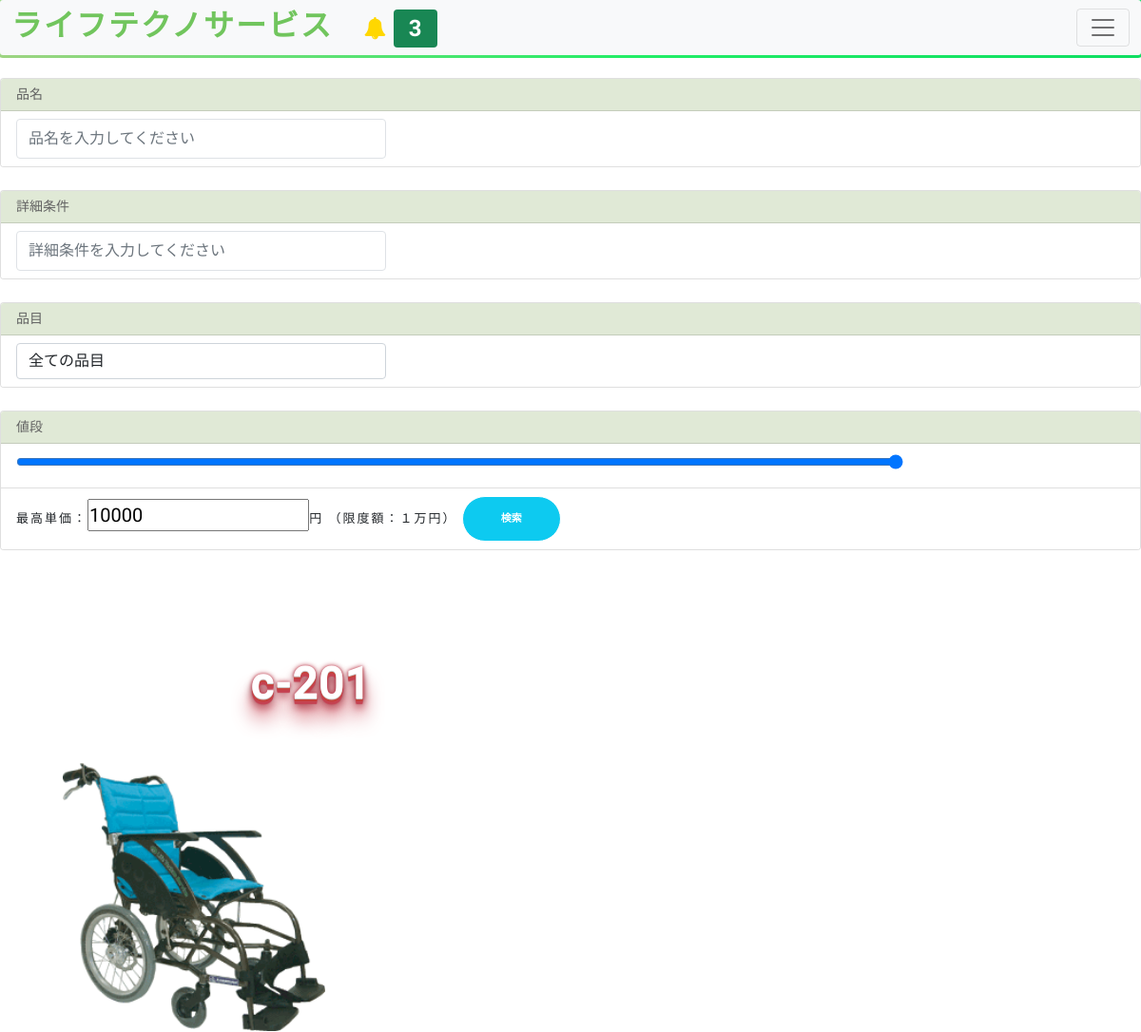
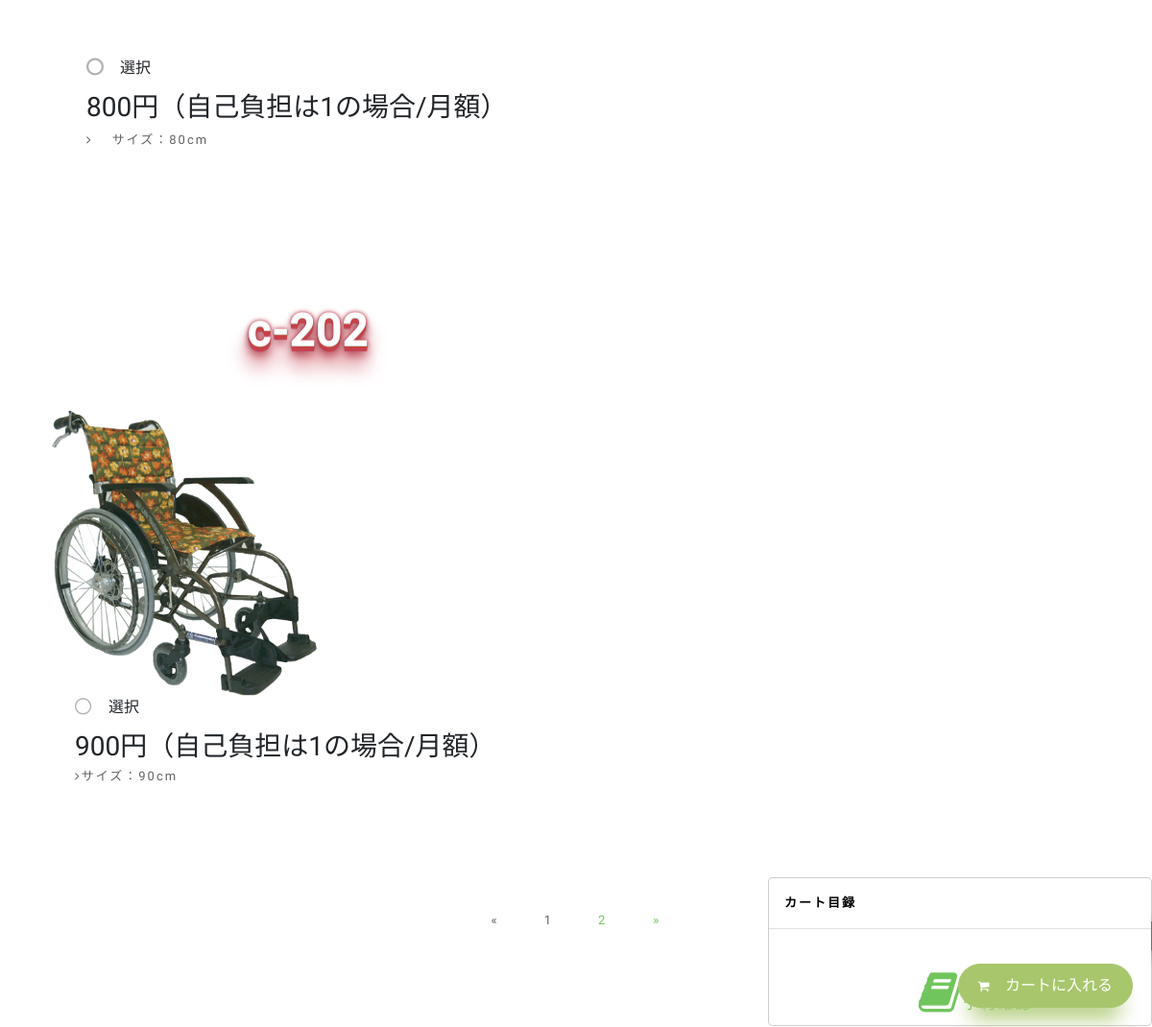
/order/ (signed in), run on the app's committed database (2 pictures, top to bottom).
### customer/models.py (models this page shows, shortened)
class MenuItem(models.Model):
    name = models.CharField(max_length=100)
    description = models.TextField()
    image = models.ImageField(upload_to='menu_images/', blank=True)
    price = models.IntegerField()
    category = models.ManyToManyField('Category', related_name='item')

### customer/views.py (the view, shortened to what this page needs)
# urls.py: path('', Order.as_view(), name='order'),
class Order(View):
    def get(self, request, *args, **kwargs):
        items_list = MenuItem.objects.all()
        categories = Category.objects.all()
        unorders = None
        if request.user.is_authenticated:
            unpaid_orders = OrderModel.objects.filter(user=request.user, is_paid=False)
            if unpaid_orders:
                unorders = unpaid_orders[0].items.all()
        name = request.GET.get('name')
        detail = request.GET.get('detail')
        category = request.GET.get('category')
        maxPrice = request.GET.get('maxPrice')
        if name != ' ' and name is not None:
            items_list = items_list.filter(name__icontains=name)
        if detail != ' ' and detail is not None:
            items_list = items_list.filter(description__icontains=detail)
        if maxPrice != ' ' and maxPrice is not None:
            items_list = items_list.filter(price__range=(0, maxPrice))
        if category != ' ' and category is not None and category != '全ての品目':
            items_list = items_list.filter(category__name__icontains=category)
        price = 0
        if request.user.is_authenticated:
            if unpaid_orders:
                for item in unorders:
                    price += item.get_total_item_price
        page = request.GET.get('page', 1)
        paginator = Paginator(items_list, 2)
        items = paginator.page(page)
        context = {
            'unorders': unorders,
            'price': price,
            'items':items,
            'categories':categories
        }
        return render(request, 'customer/order.html', context)

### customer/models.py (called while the page is built)
    def __str__(self):
        return self.name

### home/templatetags/custom_tags.py (called while the page is built)
@register.inclusion_tag('show_notifications.html', takes_context=True)
def show_notifications(context):
    request_user = context['request'].user
    notifications = Notification.objects.filter(to_user=request_user).exclude(user_has_seen=True).order_by('-date')
    return {'notifications': notifications}

### customer/templates/customer/order.html (shortened to what this page needs)
{% extends 'base.html' %}
{% load static %}
{% block content %}
<br>
<form method="GET">
  <div class="card mb-4">
    <h5 class="card-header" style="background-color: #E0E9D6;">品名</h5>
      <div class="list-group list-group-flush">
        <li class="list-group-item">
            <div class="form-group col-md-4">
              <input class="form-control py-2 border-right-0 border" type="search" name="name" placeholder="品名を入力してください">
            </div>
        </li>
      </div>
  </div>
  <div class="card mb-4">
    <h5 class="card-header" style="background-color: #E0E9D6;">詳細条件</h5>
      <div class="list-group list-group-flush">
        <li class="list-group-item">
            <div class="form-group col-md-4">
              <input class="form-control py-2 border-right-0 border" type="search" name="detail" placeholder="詳細条件を入力してください">
            </div>
        </li>
      </div>
  </div>
  <div class="card mb-4">
    <h5 class="card-header" style="background-color: #E0E9D6;">品目</h5>
      <div class="list-group list-group-flush">
        <li class="list-group-item">
            <div class="form-group col-md-4">
              <select name="category" id="category" class="form-control">
                <option selected>全ての品目</option>
              </select>
            </div>
        </li>
      </div>
  </div>
  <div class="card mb-4">
    <h5 class="card-header" style="background-color: #E0E9D6;">値段</h5>
        <div class="list-group list-group-flush">
          <li class="list-group-item">
            <input type="range" value="10000"　id="rangeInput" oninput="maxPrice.value=this.value"　min="0" max="10000" style="width:80%">
          </li>
          <li class="list-group-item">
            最高単価：<input type="number" value="10000" style="width:20%; font-size:20px;" onkeyup="rangeInput.value=this.value" id="maxPrice" name="maxPrice" min="0" max="10000">円
            （限度額：１万円）
            <button id="priceFilterBtn" class="btn btn-info btn-sm">検索</button>
          </li>
        </div>
  </div>
</form>
<div id="slideOut" style="z-index: 2;">
  <div class="slideOutTab">
  <div class="p-10" >&emsp;カートを開く</div>
  </div>
  <div class="modal-content">
    <div class="modal-header">
      <h4 class="modal-title">カート目録</h4>
    </div>
    <div class="modal-body">
{% if user.is_authenticated %}
      <div class="container text-center" style="position: absolute; bottom: 10px;">
        <a href="{% url 'cart' %}"><i style="font-size: 3rem;" class="fa fa-book mr-2"></i>予約確認</a>
      </div>
  {% else %}
    ログインが必要です。
  {% endif %}
    </div>
  </div>
</div>
{% if items %}
<div class="container mb-5">
    <div class="row justify-content-center mt-1">
        <form method="POST">
            <section id="about-us" class="about-us padd-section">
                {% for item in items %}
                <div class="container" data-aos="fade-up">
                    <div class="row">
                        <div class="col-md-6 col-sm-12">
                            <div class="row">
                                <div class="hit-the-floor pb-5">{{ item.name }}</div>
                                    {% if item.image %}
                                    <img class="rounded center-block" src="{{ item.image.url }}" style="width: 300px;"/>
                                    {% endif %}
                                    <div class="about-content" data-aos="fade-left" data-aos-delay="100">
                                        <div class="form-group form-check">
                                            <label class="checkbox-wrap form-check-label">選択
						                    </label>
                                            <h3>{{ item.price }}円（自己負担は1の場合/月額）</h3>
                                            <ul class="list-unstyled">
                                            <li><i class="fa fa-angle-right"></i>{{ item.description }}</li>
                                            </ul>
                                        </div>
                                        <br><br>
                                    </div>
                                </div>
                            </div>
                        </div>
                    </div>
                </div>
                {% endfor %}
{% endif %}
{% if items.has_other_pages %}
  <ul class="pagination justify-content-center">
    {% if items.has_previous %}
      <li class="m-2"><a class="p-3" href="?page={{ items.previous_page_number }}">&laquo;</a></li>
    {% else %}
      <li class="m-2 disabled"><span class="p-3">&laquo;</span></li>
    {% endif %}
    {% for i in items.paginator.page_range %}
      {% if items.number == i %}
        <li class="m-2 active"><span class="p-3">{{ i }} <span class="sr-only">(current)</span></span></li>
      {% else %}
        <li class="m-2"><a class="p-3" href="?page={{ i }}">{{ i }}</a></li>
      {% endif %}
    {% endfor %}
    {% if items.has_next %}
      <li class="m-2"><a class="p-3" href="?page={{ items.next_page_number }}">&raquo;</a></li>
    {% else %}
      <li class="m-2 disabled"><span>&raquo;</span></li>
    {% endif %}
  </ul>
{% endif %}
<br><br><br>
{% if user.is_authenticated %}
<button type="submit" class="floating-btn"><i class="fa fa-shopping-cart" aria-hidden="true"></i>&emsp;カートに入れる</button>
{% else %}
<a href="{% url 'login' %}" class="floating-btn">ログインして予約</a>
{% endif %}
{% endblock content %}

### home/static/style.css (style rules this page uses)
.hit-the-floor { color: white; font-size: 3em; font-weight: bold; text-shadow: 0 1px 0 #ccc, 0 2px 0 rgb(197,66,55), 0 3px 0 rgb(197,66,66), 0 4px 0 rgb(197,66,77), 0 5px 0 rgb(197,66,82), 0 6px 1px rgb(197,66,82), 0 0 5px rgb(197,66,82), 0 1px 3px rgb(197,66,92), 0 3px 5px rgba(0,0,0,.2), 0 5px 10px rgba(0,0,0,.25), 0 10px 10px rgb(197,67,82), 0 20px 20px rgb(197,68,82); }
.hit-the-floor { text-align: center; }
body { background-color: #fff; font-family: "Kosugi Maru", sans-serif; }
h1, h2, h3, h4, h5, h6 { margin: 0; }
h4 { color: #000; font-size: 13px; font-weight: 700; letter-spacing: 2px; text-transform: uppercase; line-height: 2; }
h5 { color: #626262; font-size: 14px; font-weight: 500; }
a { letter-spacing: 2px; text-decoration: none; color: #71c55d; }
ul { letter-spacing: 1px; }
li { color: #626262; font-size: 13px; font-weight: 400; letter-spacing: 2px; line-height: 30px; text-transform: capitalize; }
span { letter-spacing: 1px; }
.btn { border: 1px solid #fff; border-radius: 50px; color: #fff; font-size: 11px; font-weight: 600; padding: 15px 40px; text-transform: uppercase; transition: all 0.5s ease-in-out 0s; }
.fa { font-size: 13px; }
section { overflow: hidden; }
.padd-section { padding-bottom: 80px; padding-top: 80px; }
#about-us img { max-width: 100%; }
#about-us .about-content { padding-top: 60px; }
#about-us .about-content ul li { line-height: 36px; }
#about-us .about-content ul li .fa { padding-right: 20px; }

### home/templates/base.html (style rules this page uses)
*, html, body { margin:0; padding:0; font-family: 'Kosugi Maru', sans-serif; }

### data on the page
MenuItem: name "c-201", image (picture), price "800", description "サイズ：80cm"
MenuItem: name "c-202", image (picture), price "900", description "サイズ：90cm"

### other printed values
{{ notifications.count }} "3"
{{ i }} "1"
{{ i }} "2"
